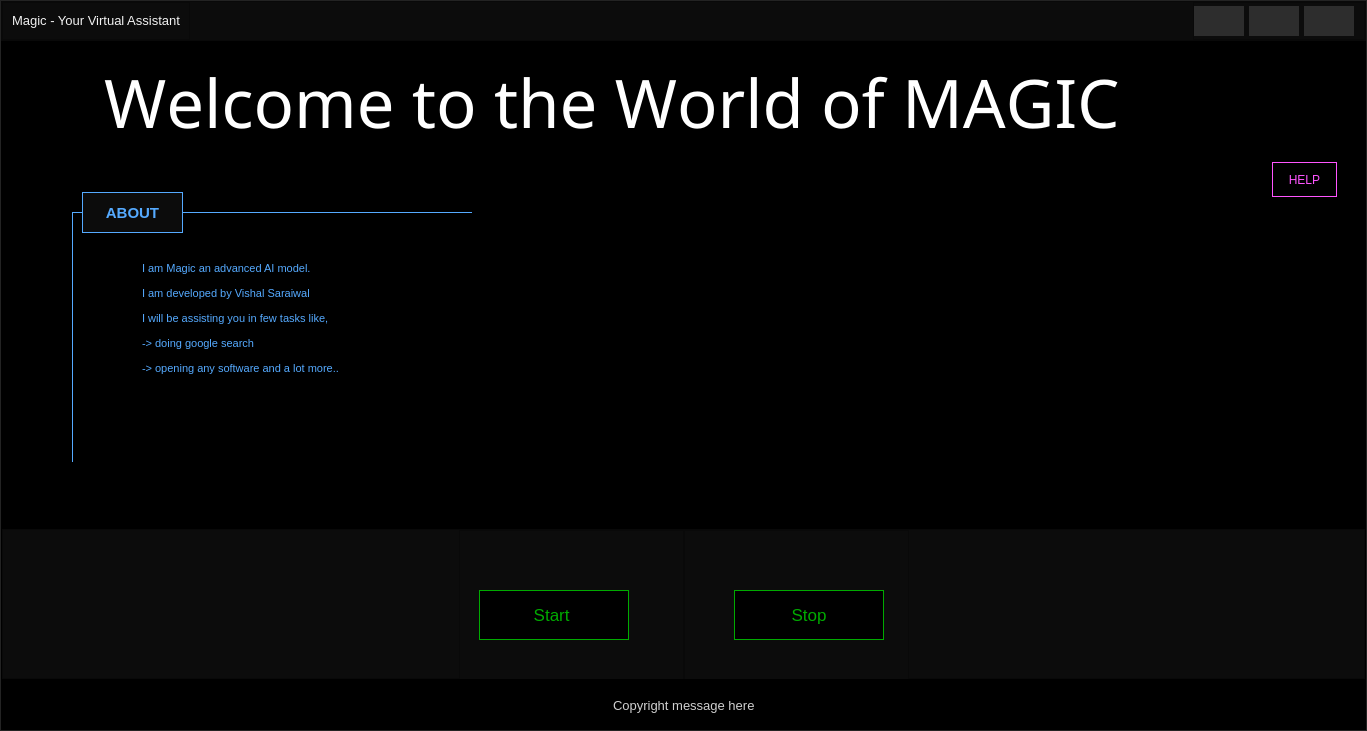
<?xml version="1.0" encoding="UTF-8"?>
<ui version="4.0">
 <class>MainWindow</class>
 <widget class="QMainWindow" name="MainWindow">
  <property name="geometry">
   <rect>
    <x>0</x>
    <y>0</y>
    <width>1367</width>
    <height>731</height>
   </rect>
  </property>
  <property name="windowTitle">
   <string>MainWindow</string>
  </property>
  <widget class="QWidget" name="centralwidget">
   <property name="styleSheet">
    <string notr="true">background-color: rgb(45, 45, 45);</string>
   </property>
   <layout class="QVBoxLayout" name="verticalLayout">
    <property name="spacing">
     <number>0</number>
    </property>
    <property name="leftMargin">
     <number>0</number>
    </property>
    <property name="topMargin">
     <number>0</number>
    </property>
    <property name="rightMargin">
     <number>0</number>
    </property>
    <property name="bottomMargin">
     <number>0</number>
    </property>
    <item>
     <widget class="QFrame" name="frame">
      <property name="frameShape">
       <enum>QFrame::StyledPanel</enum>
      </property>
      <property name="frameShadow">
       <enum>QFrame::Raised</enum>
      </property>
      <layout class="QVBoxLayout" name="verticalLayout_4">
       <property name="spacing">
        <number>0</number>
       </property>
       <property name="leftMargin">
        <number>0</number>
       </property>
       <property name="topMargin">
        <number>0</number>
       </property>
       <property name="rightMargin">
        <number>0</number>
       </property>
       <property name="bottomMargin">
        <number>0</number>
       </property>
       <item>
        <widget class="QFrame" name="frame_Navigation">
         <property name="minimumSize">
          <size>
           <width>0</width>
           <height>40</height>
          </size>
         </property>
         <property name="maximumSize">
          <size>
           <width>16777215</width>
           <height>40</height>
          </size>
         </property>
         <property name="styleSheet">
          <string notr="true">background-color: rgb(12, 12, 12);
</string>
         </property>
         <property name="frameShape">
          <enum>QFrame::StyledPanel</enum>
         </property>
         <property name="frameShadow">
          <enum>QFrame::Raised</enum>
         </property>
         <layout class="QHBoxLayout" name="horizontalLayout">
          <property name="spacing">
           <number>0</number>
          </property>
          <property name="leftMargin">
           <number>0</number>
          </property>
          <property name="topMargin">
           <number>0</number>
          </property>
          <property name="rightMargin">
           <number>0</number>
          </property>
          <property name="bottomMargin">
           <number>0</number>
          </property>
          <item>
           <widget class="QFrame" name="frame_Icon">
            <property name="minimumSize">
             <size>
              <width>0</width>
              <height>40</height>
             </size>
            </property>
            <property name="maximumSize">
             <size>
              <width>0</width>
              <height>40</height>
             </size>
            </property>
            <property name="frameShape">
             <enum>QFrame::StyledPanel</enum>
            </property>
            <property name="frameShadow">
             <enum>QFrame::Raised</enum>
            </property>
           </widget>
          </item>
          <item alignment="Qt::AlignLeft">
           <widget class="QFrame" name="frame_app_name">
            <property name="frameShape">
             <enum>QFrame::StyledPanel</enum>
            </property>
            <property name="frameShadow">
             <enum>QFrame::Raised</enum>
            </property>
            <layout class="QVBoxLayout" name="verticalLayout_13">
             <item alignment="Qt::AlignRight">
              <widget class="QLabel" name="App_name">
               <property name="font">
                <font>
                 <pointsize>10</pointsize>
                </font>
               </property>
               <property name="text">
                <string>&lt;html&gt;&lt;head/&gt;&lt;body&gt;&lt;p&gt;&lt;span style=&quot; color:#f1f1f1;&quot;&gt;Magic - Your Virtual Assistant&lt;/span&gt;&lt;/p&gt;&lt;/body&gt;&lt;/html&gt;</string>
               </property>
              </widget>
             </item>
            </layout>
           </widget>
          </item>
          <item alignment="Qt::AlignRight">
           <widget class="QFrame" name="frame_controls_2">
            <property name="frameShape">
             <enum>QFrame::StyledPanel</enum>
            </property>
            <property name="frameShadow">
             <enum>QFrame::Raised</enum>
            </property>
            <layout class="QHBoxLayout" name="horizontalLayout_4">
             <property name="spacing">
              <number>5</number>
             </property>
             <property name="leftMargin">
              <number>0</number>
             </property>
             <property name="topMargin">
              <number>0</number>
             </property>
             <property name="rightMargin">
              <number>10</number>
             </property>
             <property name="bottomMargin">
              <number>0</number>
             </property>
             <item>
              <widget class="QPushButton" name="Btn_MINIMISE">
               <property name="minimumSize">
                <size>
                 <width>50</width>
                 <height>30</height>
                </size>
               </property>
               <property name="cursor">
                <cursorShape>PointingHandCursor</cursorShape>
               </property>
               <property name="styleSheet">
                <string notr="true">QPushButton {
	color: rgb(255, 255, 255);
	background-color: rgb(45, 45, 45);
	border: 0px solid;
}
QPushButton:hover{
	background-color: rgb(90,90,90);
}</string>
               </property>
               <property name="text">
                <string/>
               </property>
               <property name="icon">
                <iconset>
                 <normaloff>icons/minimize-white.png</normaloff>icons/minimize-white.png</iconset>
               </property>
               <property name="flat">
                <bool>true</bool>
               </property>
              </widget>
             </item>
             <item>
              <widget class="QPushButton" name="Btn_MAXIMISE">
               <property name="minimumSize">
                <size>
                 <width>50</width>
                 <height>30</height>
                </size>
               </property>
               <property name="cursor">
                <cursorShape>PointingHandCursor</cursorShape>
               </property>
               <property name="styleSheet">
                <string notr="true">QPushButton {
	color: rgb(255, 255, 255);
	background-color: rgb(45, 45, 45);
	border: 0px solid;
}
QPushButton:hover{
	
	background-color: rgb(90, 90, 90);
}</string>
               </property>
               <property name="text">
                <string/>
               </property>
               <property name="icon">
                <iconset>
                 <normaloff>icons/expand-white.png</normaloff>icons/expand-white.png</iconset>
               </property>
               <property name="flat">
                <bool>true</bool>
               </property>
              </widget>
             </item>
             <item>
              <widget class="QPushButton" name="Btn_CLOSE">
               <property name="minimumSize">
                <size>
                 <width>50</width>
                 <height>30</height>
                </size>
               </property>
               <property name="cursor">
                <cursorShape>PointingHandCursor</cursorShape>
               </property>
               <property name="styleSheet">
                <string notr="true">QPushButton {
	color: rgb(255, 255, 255);
	background-color: rgb(45, 45, 45);
	border: 0px solid;
}
QPushButton:hover{
	background-color: rgb(170, 0, 0);
}</string>
               </property>
               <property name="text">
                <string/>
               </property>
               <property name="icon">
                <iconset>
                 <normaloff>icons/close-white.png</normaloff>icons/close-white.png</iconset>
               </property>
               <property name="iconSize">
                <size>
                 <width>12</width>
                 <height>12</height>
                </size>
               </property>
               <property name="flat">
                <bool>true</bool>
               </property>
              </widget>
             </item>
            </layout>
           </widget>
          </item>
         </layout>
        </widget>
       </item>
       <item>
        <widget class="QFrame" name="frame_center">
         <property name="minimumSize">
          <size>
           <width>0</width>
           <height>0</height>
          </size>
         </property>
         <property name="maximumSize">
          <size>
           <width>16777215</width>
           <height>16777215</height>
          </size>
         </property>
         <property name="styleSheet">
          <string notr="true">background-color: rgb(0, 0, 0);</string>
         </property>
         <property name="frameShape">
          <enum>QFrame::StyledPanel</enum>
         </property>
         <property name="frameShadow">
          <enum>QFrame::Raised</enum>
         </property>
         <layout class="QVBoxLayout" name="verticalLayout_2">
          <property name="spacing">
           <number>0</number>
          </property>
          <property name="leftMargin">
           <number>0</number>
          </property>
          <property name="topMargin">
           <number>0</number>
          </property>
          <property name="rightMargin">
           <number>0</number>
          </property>
          <property name="bottomMargin">
           <number>0</number>
          </property>
          <item>
           <widget class="QFrame" name="frame_Welcome">
            <property name="minimumSize">
             <size>
              <width>0</width>
              <height>120</height>
             </size>
            </property>
            <property name="maximumSize">
             <size>
              <width>16777215</width>
              <height>120</height>
             </size>
            </property>
            <property name="styleSheet">
             <string notr="true"/>
            </property>
            <property name="frameShape">
             <enum>QFrame::StyledPanel</enum>
            </property>
            <property name="frameShadow">
             <enum>QFrame::Raised</enum>
            </property>
            <layout class="QVBoxLayout" name="verticalLayout_3">
             <property name="spacing">
              <number>0</number>
             </property>
             <property name="leftMargin">
              <number>0</number>
             </property>
             <property name="topMargin">
              <number>0</number>
             </property>
             <property name="rightMargin">
              <number>0</number>
             </property>
             <property name="bottomMargin">
              <number>0</number>
             </property>
             <item>
              <widget class="QFrame" name="frame_4">
               <property name="frameShape">
                <enum>QFrame::StyledPanel</enum>
               </property>
               <property name="frameShadow">
                <enum>QFrame::Raised</enum>
               </property>
               <layout class="QHBoxLayout" name="horizontalLayout_2">
                <item>
                 <spacer name="horizontalSpacer">
                  <property name="orientation">
                   <enum>Qt::Horizontal</enum>
                  </property>
                  <property name="sizeHint" stdset="0">
                   <size>
                    <width>250</width>
                    <height>20</height>
                   </size>
                  </property>
                 </spacer>
                </item>
                <item>
                 <widget class="QLabel" name="label">
                  <property name="font">
                   <font>
                    <family>Calibri Light</family>
                    <pointsize>50</pointsize>
                    <kerning>false</kerning>
                   </font>
                  </property>
                  <property name="styleSheet">
                   <string notr="true">color: rgb(255, 255, 255);</string>
                  </property>
                  <property name="text">
                   <string>Welcome to the World of MAGIC </string>
                  </property>
                 </widget>
                </item>
                <item>
                 <widget class="QLabel" name="gif_9">
                  <property name="minimumSize">
                   <size>
                    <width>120</width>
                    <height>0</height>
                   </size>
                  </property>
                  <property name="maximumSize">
                   <size>
                    <width>120</width>
                    <height>16777215</height>
                   </size>
                  </property>
                  <property name="text">
                   <string/>
                  </property>
                  <property name="pixmap">
                   <pixmap>gif/9.gif</pixmap>
                  </property>
                  <property name="scaledContents">
                   <bool>true</bool>
                  </property>
                 </widget>
                </item>
                <item>
                 <spacer name="horizontalSpacer_2">
                  <property name="orientation">
                   <enum>Qt::Horizontal</enum>
                  </property>
                  <property name="sizeHint" stdset="0">
                   <size>
                    <width>249</width>
                    <height>20</height>
                   </size>
                  </property>
                 </spacer>
                </item>
               </layout>
               <zorder>gif_9</zorder>
               <zorder>label</zorder>
               <zorder>horizontalSpacer</zorder>
               <zorder>horizontalSpacer_2</zorder>
              </widget>
             </item>
            </layout>
           </widget>
          </item>
          <item>
           <widget class="QFrame" name="frame_About">
            <property name="minimumSize">
             <size>
              <width>0</width>
              <height>0</height>
             </size>
            </property>
            <property name="maximumSize">
             <size>
              <width>16777215</width>
              <height>16777215</height>
             </size>
            </property>
            <property name="font">
             <font>
              <kerning>true</kerning>
             </font>
            </property>
            <property name="frameShape">
             <enum>QFrame::StyledPanel</enum>
            </property>
            <property name="frameShadow">
             <enum>QFrame::Raised</enum>
            </property>
            <widget class="QLabel" name="label_3">
             <property name="geometry">
              <rect>
               <x>70</x>
               <y>50</y>
               <width>400</width>
               <height>250</height>
              </rect>
             </property>
             <property name="styleSheet">
              <string notr="true">border-top:1px solid;
border-left:1px solid;
border-right:0px solid;
border-bottom:0px solid;
border-color: rgb(85, 170, 255);
background-color: rgb(0, 0, 0);</string>
             </property>
             <property name="text">
              <string/>
             </property>
            </widget>
            <widget class="QPushButton" name="Btn_ABOUT">
             <property name="geometry">
              <rect>
               <x>80</x>
               <y>30</y>
               <width>101</width>
               <height>41</height>
              </rect>
             </property>
             <property name="font">
              <font>
               <pointsize>11</pointsize>
               <weight>75</weight>
               <bold>true</bold>
              </font>
             </property>
             <property name="cursor">
              <cursorShape>PointingHandCursor</cursorShape>
             </property>
             <property name="styleSheet">
              <string notr="true">QPushButton {
	color: rgb(85, 170, 255);
	background-color: rgb(12, 12, 12);
	border: 1px solid;
	border-color: rgb(85, 170, 255);
}
QPushButton:hover{
	border: 0px solid;
	color: rgb(255, 255, 255);
	background-color: rgb(85, 170, 255);
}</string>
             </property>
             <property name="text">
              <string>ABOUT</string>
             </property>
            </widget>
            <widget class="QLabel" name="label_4">
             <property name="geometry">
              <rect>
               <x>140</x>
               <y>100</y>
               <width>291</width>
               <height>151</height>
              </rect>
             </property>
             <property name="font">
              <font>
               <pointsize>10</pointsize>
              </font>
             </property>
             <property name="styleSheet">
              <string notr="true">color: rgb(85, 170, 255);
background-color: rgba(255, 255, 255, 0);</string>
             </property>
             <property name="text">
              <string>&lt;html&gt;&lt;head/&gt;&lt;body&gt;&lt;p&gt;&lt;span style=&quot; font-size:8pt; color:#55aaff;&quot;&gt;I am Magic an advanced AI model.&lt;/span&gt;&lt;/p&gt;&lt;p&gt;&lt;span style=&quot; font-size:8pt; color:#55aaff;&quot;&gt;I am developed by Vishal Saraiwal&lt;/span&gt;&lt;/p&gt;&lt;p&gt;&lt;span style=&quot; font-size:8pt; color:#55aaff;&quot;&gt;I will be assisting you in few tasks like, &lt;/span&gt;&lt;/p&gt;&lt;p&gt;&lt;span style=&quot; font-size:8pt; color:#55aaff;&quot;&gt;-&amp;gt; doing google search&lt;/span&gt;&lt;/p&gt;&lt;p&gt;&lt;span style=&quot; font-size:8pt; color:#55aaff;&quot;&gt;-&amp;gt; opening any software and a lot more..&lt;/span&gt;&lt;/p&gt;&lt;p&gt;&lt;span style=&quot; font-size:8pt; color:#55aaff; vertical-align:sub;&quot;&gt;&lt;br/&gt;&lt;/span&gt;&lt;/p&gt;&lt;/body&gt;&lt;/html&gt;</string>
             </property>
            </widget>
            <widget class="QLabel" name="gif_3">
             <property name="geometry">
              <rect>
               <x>920</x>
               <y>50</y>
               <width>365</width>
               <height>250</height>
              </rect>
             </property>
             <property name="text">
              <string/>
             </property>
             <property name="pixmap">
              <pixmap>gif/3.gif</pixmap>
             </property>
             <property name="scaledContents">
              <bool>true</bool>
             </property>
            </widget>
            <widget class="QPushButton" name="Btn_HELP">
             <property name="geometry">
              <rect>
               <x>1270</x>
               <y>0</y>
               <width>65</width>
               <height>35</height>
              </rect>
             </property>
             <property name="cursor">
              <cursorShape>PointingHandCursor</cursorShape>
             </property>
             <property name="styleSheet">
              <string notr="true">QPushButton {
	color: rgb(255, 85, 255);
	background-color: rgb(0, 0, 0);
	border: 1px solid;
	border-color: rgb(255, 85, 255);
}
QPushButton:hover{
	border: 0px solid;
	color: rgb(255, 255, 255);
	background-color: rgb(255, 85, 255);
}</string>
             </property>
             <property name="text">
              <string>HELP</string>
             </property>
            </widget>
           </widget>
          </item>
          <item>
           <widget class="QFrame" name="frame_buttons">
            <property name="minimumSize">
             <size>
              <width>0</width>
              <height>150</height>
             </size>
            </property>
            <property name="maximumSize">
             <size>
              <width>16777215</width>
              <height>150</height>
             </size>
            </property>
            <property name="styleSheet">
             <string notr="true">background-color: rgb(12, 12, 12);</string>
            </property>
            <property name="frameShape">
             <enum>QFrame::StyledPanel</enum>
            </property>
            <property name="frameShadow">
             <enum>QFrame::Raised</enum>
            </property>
            <layout class="QHBoxLayout" name="horizontalLayout_5">
             <property name="spacing">
              <number>0</number>
             </property>
             <property name="leftMargin">
              <number>0</number>
             </property>
             <property name="topMargin">
              <number>0</number>
             </property>
             <property name="rightMargin">
              <number>0</number>
             </property>
             <item>
              <spacer name="horizontalSpacer_5">
               <property name="orientation">
                <enum>Qt::Horizontal</enum>
               </property>
               <property name="sizeHint" stdset="0">
                <size>
                 <width>453</width>
                 <height>20</height>
                </size>
               </property>
              </spacer>
             </item>
             <item alignment="Qt::AlignHCenter|Qt::AlignVCenter">
              <widget class="QFrame" name="frame_register">
               <property name="minimumSize">
                <size>
                 <width>225</width>
                 <height>150</height>
                </size>
               </property>
               <property name="maximumSize">
                <size>
                 <width>225</width>
                 <height>150</height>
                </size>
               </property>
               <property name="frameShape">
                <enum>QFrame::StyledPanel</enum>
               </property>
               <property name="frameShadow">
                <enum>QFrame::Raised</enum>
               </property>
               <widget class="QPushButton" name="Btn_START">
                <property name="geometry">
                 <rect>
                  <x>20</x>
                  <y>60</y>
                  <width>150</width>
                  <height>50</height>
                 </rect>
                </property>
                <property name="font">
                 <font>
                  <pointsize>13</pointsize>
                 </font>
                </property>
                <property name="cursor">
                 <cursorShape>PointingHandCursor</cursorShape>
                </property>
                <property name="styleSheet">
                 <string notr="true">QPushButton {
	color: rgb(0, 170, 0);
	background-color: rgb(0, 0, 0);
	border: 1px solid;
	border-color: rgb(0, 170, 0);
}
QPushButton:hover{
	border: 0px solid;
	color: rgb(255, 255, 255);
	background-color: rgb(0, 170, 0);
}</string>
                </property>
                <property name="text">
                 <string>Start </string>
                </property>
               </widget>
              </widget>
             </item>
             <item alignment="Qt::AlignHCenter|Qt::AlignVCenter">
              <widget class="QFrame" name="frame_login">
               <property name="minimumSize">
                <size>
                 <width>225</width>
                 <height>150</height>
                </size>
               </property>
               <property name="maximumSize">
                <size>
                 <width>225</width>
                 <height>150</height>
                </size>
               </property>
               <property name="frameShape">
                <enum>QFrame::StyledPanel</enum>
               </property>
               <property name="frameShadow">
                <enum>QFrame::Raised</enum>
               </property>
               <widget class="QPushButton" name="Btn_STOP">
                <property name="geometry">
                 <rect>
                  <x>50</x>
                  <y>60</y>
                  <width>150</width>
                  <height>50</height>
                 </rect>
                </property>
                <property name="font">
                 <font>
                  <pointsize>13</pointsize>
                 </font>
                </property>
                <property name="cursor">
                 <cursorShape>PointingHandCursor</cursorShape>
                </property>
                <property name="styleSheet">
                 <string notr="true">QPushButton {
	color: rgb(0, 170, 0);
	background-color: rgb(0, 0, 0);
	border: 1px solid;
	border-color: rgb(0, 170, 0);
}
QPushButton:hover{
	border: 0px solid;
	color: rgb(255, 255, 255);
	background-color: rgb(0, 170, 0);
}</string>
                </property>
                <property name="text">
                 <string>Stop</string>
                </property>
               </widget>
              </widget>
             </item>
             <item>
              <spacer name="horizontalSpacer_6">
               <property name="orientation">
                <enum>Qt::Horizontal</enum>
               </property>
               <property name="sizeHint" stdset="0">
                <size>
                 <width>452</width>
                 <height>20</height>
                </size>
               </property>
              </spacer>
             </item>
            </layout>
           </widget>
          </item>
         </layout>
        </widget>
       </item>
       <item>
        <widget class="QFrame" name="frame_bottom">
         <property name="minimumSize">
          <size>
           <width>0</width>
           <height>50</height>
          </size>
         </property>
         <property name="maximumSize">
          <size>
           <width>16777215</width>
           <height>50</height>
          </size>
         </property>
         <property name="styleSheet">
          <string notr="true">background-color: rgb(0, 0, 0);</string>
         </property>
         <property name="frameShape">
          <enum>QFrame::StyledPanel</enum>
         </property>
         <property name="frameShadow">
          <enum>QFrame::Raised</enum>
         </property>
         <layout class="QHBoxLayout" name="horizontalLayout_3">
          <item>
           <spacer name="horizontalSpacer_3">
            <property name="orientation">
             <enum>Qt::Horizontal</enum>
            </property>
            <property name="sizeHint" stdset="0">
             <size>
              <width>594</width>
              <height>20</height>
             </size>
            </property>
           </spacer>
          </item>
          <item>
           <widget class="QLabel" name="copyright">
            <property name="font">
             <font>
              <pointsize>10</pointsize>
             </font>
            </property>
            <property name="styleSheet">
             <string notr="true">color: rgb(207, 207, 207);</string>
            </property>
            <property name="text">
             <string>Copyright message here</string>
            </property>
           </widget>
          </item>
          <item>
           <spacer name="horizontalSpacer_4">
            <property name="orientation">
             <enum>Qt::Horizontal</enum>
            </property>
            <property name="sizeHint" stdset="0">
             <size>
              <width>594</width>
              <height>20</height>
             </size>
            </property>
           </spacer>
          </item>
         </layout>
        </widget>
       </item>
      </layout>
     </widget>
    </item>
   </layout>
  </widget>
 </widget>
 <resources/>
 <connections/>
</ui>
